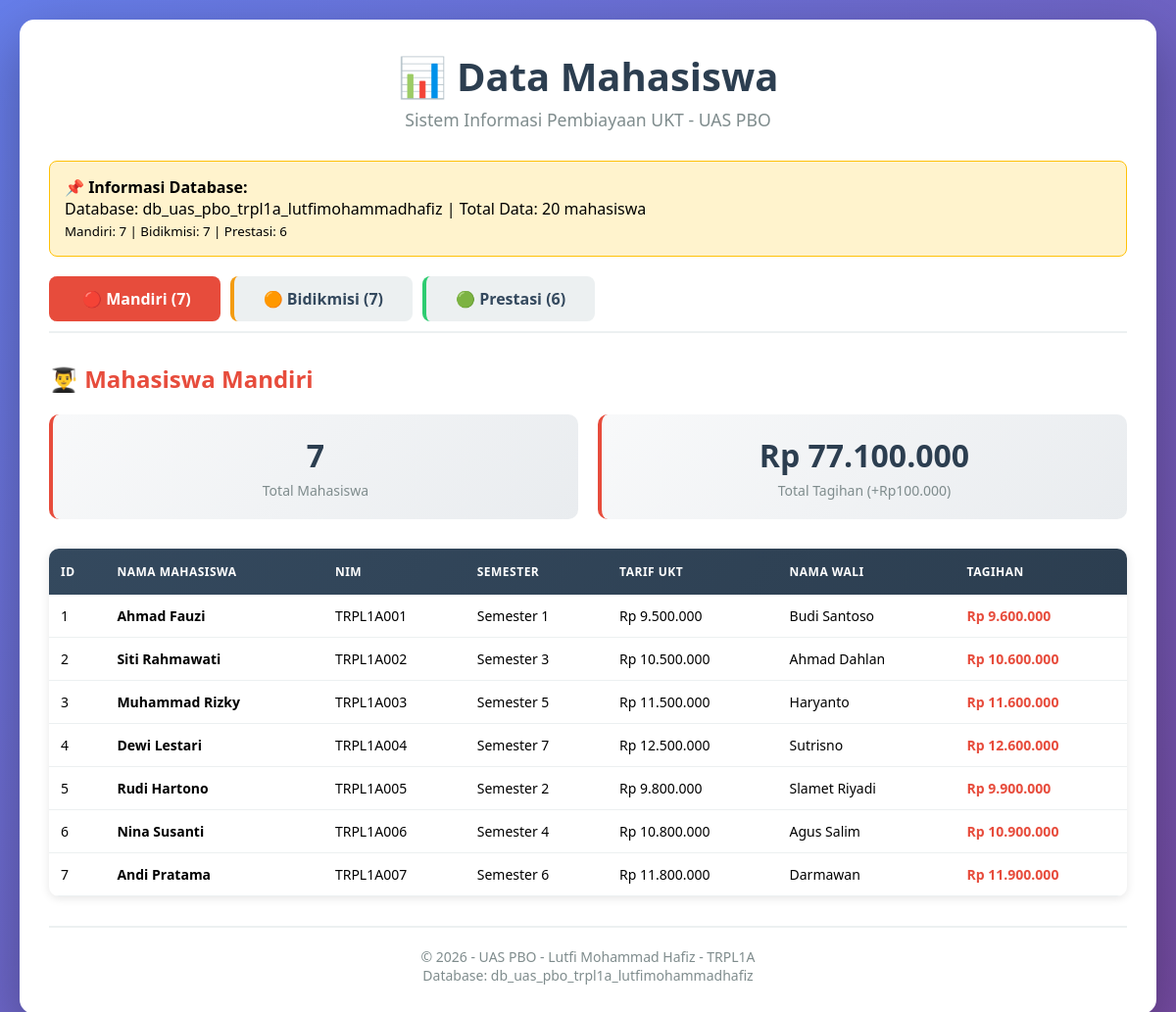
The page / on the database its author committed.
### tables this page shows
CREATE TABLE `tabel_mahasiswa` (
  `id_mahasiswa` int NOT NULL,
  `nama_mahasiswa` varchar(100) NOT NULL,
  `nim` varchar(20) NOT NULL,
  `semester` int NOT NULL,
  `tarif_ukt_nominal` decimal(15,2) NOT NULL,
  `jenis_pembiayaan` enum('mandiri','bidikmisi','prestasi') NOT NULL,
  `nama_wali` varchar(100) DEFAULT NULL,
  `nomor_kip_kuliah` varchar(30) DEFAULT NULL,
  `dana_saku_supsidi` decimal(15,2) DEFAULT NULL,
  `nama_instansi_beasiswa` varchar(100) DEFAULT NULL,
  `minimal_ipk_syarat` decimal(3,2) DEFAULT NULL
);

### config/database.php (called while the page is built, shortened)
<?php
$database = 'db_uas_pbo_trpl1a_lutfimohammadhafiz';
?>

### index.php (the view, shortened to what this page needs)
<?php
require_once 'config/database.php';
$tab = $_GET['tab'] ?? 'mandiri';
function getDataMahasiswa($koneksi, $jenis) {
    $query = "SELECT * FROM tabel_mahasiswa WHERE jenis_pembiayaan = '$jenis'";
    $result = mysqli_query($koneksi, $query);
    $data = [];
    while ($row = mysqli_fetch_assoc($result)) {
        $data[] = $row;
    }
    return $data;
}
$data_mandiri = getDataMahasiswa($koneksi, 'mandiri');
$data_bidikmisi = getDataMahasiswa($koneksi, 'bidikmisi');
$data_prestasi = getDataMahasiswa($koneksi, 'prestasi');
$total_mandiri = count($data_mandiri);
$total_bidikmisi = count($data_bidikmisi);
$total_prestasi = count($data_prestasi);
$total_keseluruhan = $total_mandiri + $total_bidikmisi + $total_prestasi;
?>
<!DOCTYPE html>
<html lang="id">
<head>
</head>
<body>
    <div class="container">
        <h1>📊 Data Mahasiswa</h1>
        <p class="subtitle">Sistem Informasi Pembiayaan UKT - UAS PBO</p>
        <div class="debug-info">
            <strong>📌 Informasi Database:</strong><br>
            Database: <?php echo $database; ?> |
            Total Data: <?php echo $total_keseluruhan; ?> mahasiswa<br>
            <small>Mandiri: <?php echo $total_mandiri; ?> |
            Bidikmisi: <?php echo $total_bidikmisi; ?> |
            Prestasi: <?php echo $total_prestasi; ?></small>
        </div>
        <div class="nav-tabs">
            <a href="?tab=mandiri" class="nav-tab mandiri <?php echo $tab == 'mandiri' ? 'active' : ''; ?>">
                🔴 Mandiri (<?php echo $total_mandiri; ?>)
            </a>
            <a href="?tab=bidikmisi" class="nav-tab bidikmisi <?php echo $tab == 'bidikmisi' ? 'active' : ''; ?>">
                🟠 Bidikmisi (<?php echo $total_bidikmisi; ?>)
            </a>
            <a href="?tab=prestasi" class="nav-tab prestasi <?php echo $tab == 'prestasi' ? 'active' : ''; ?>">
                🟢 Prestasi (<?php echo $total_prestasi; ?>)
            </a>
        </div>
        <div class="content <?php echo $tab == 'mandiri' ? 'active' : ''; ?>">
            <h2 style="color: #e74c3c; margin-bottom: 20px;">👨‍🎓 Mahasiswa Mandiri</h2>
            <div class="stats">
                <div class="stat-card mandiri">
                    <div class="number"><?php echo $total_mandiri; ?></div>
                    <div class="label">Total Mahasiswa</div>
                </div>
                <div class="stat-card mandiri">
                    <div class="number">
                        <?php
                        $total_ukt = 0;
                        foreach ($data_mandiri as $m) {
                            $total_ukt += $m['tarif_ukt_nominal'] + 100000;
                        }
                        echo 'Rp ' . number_format($total_ukt, 0, ',', '.');
                        ?>
                    </div>
                    <div class="label">Total Tagihan (+Rp100.000)</div>
                </div>
            </div>
            <div class="table-container">
                <table>
                    <thead>
                        <tr>
                            <th>ID</th>
                            <th>Nama Mahasiswa</th>
                            <th>NIM</th>
                            <th>Semester</th>
                            <th>Tarif UKT</th>
                            <th>Nama Wali</th>
                            <th>Tagihan</th>
                        </tr>
                    </thead>
                    <tbody>
                        <?php if (count($data_mandiri) > 0): ?>
                            <?php foreach ($data_mandiri as $m): ?>
                            <tr>
                                <td><?php echo $m['id_mahasiswa']; ?></td>
                                <td><strong><?php echo $m['nama_mahasiswa']; ?></strong></td>
                                <td><?php echo $m['nim']; ?></td>
                                <td>Semester <?php echo $m['semester']; ?></td>
                                <td>Rp <?php echo number_format($m['tarif_ukt_nominal'], 0, ',', '.'); ?></td>
                                <td><?php echo $m['nama_wali'] ?? '-'; ?></td>
                                <td><strong style="color: #e74c3c;">Rp <?php echo number_format($m['tarif_ukt_nominal'] + 100000, 0, ',', '.'); ?></strong></td>
                            </tr>
                            <?php endforeach; ?>
                        <?php endif; ?>
                    </tbody>
                </table>
            </div>
        </div>
        <div class="footer">
            <p>&copy; <?php echo date('Y'); ?> - UAS PBO - Lutfi Mohammad Hafiz - TRPL1A</p>
            <p>Database: <?php echo $database; ?></p>
        </div>
    </div>
</body>
</html>

### index.php (style rules this page uses)
* { margin: 0; padding: 0; box-sizing: border-box; }
body { font-family: 'Segoe UI', Tahoma, Geneva, Verdana, sans-serif; background: linear-gradient(135deg, #667eea 0%, #764ba2 100%); min-height: 100vh; padding: 20px; }
.container { max-width: 1400px; margin: 0 auto; background: white; border-radius: 15px; padding: 30px; box-shadow: 0 20px 60px rgba(0,0,0,0.3); }
h1 { color: #2c3e50; text-align: center; margin-bottom: 5px; font-size: 2.5em; }
.subtitle { text-align: center; color: #7f8c8d; margin-bottom: 30px; font-size: 1.1em; }
.nav-tabs { display: flex; gap: 10px; margin-bottom: 30px; border-bottom: 2px solid #ecf0f1; padding-bottom: 10px; flex-wrap: wrap; }
.nav-tab { padding: 12px 30px; background: #ecf0f1; border: none; border-radius: 8px; cursor: pointer; font-size: 16px; font-weight: 600; color: #34495e; transition: all 0.3s; text-decoration: none; display: inline-block; }
.nav-tab.active { color: white; }
.nav-tab.mandiri { border-left: 4px solid #e74c3c; }
.nav-tab.mandiri.active { background: #e74c3c; }
.nav-tab.bidikmisi { border-left: 4px solid #f39c12; }
.nav-tab.prestasi { border-left: 4px solid #2ecc71; }
.content { display: none; animation: fadeIn 0.5s; }
.content.active { display: block; }
.stats { display: grid; grid-template-columns: repeat(auto-fit, minmax(200px, 1fr)); gap: 20px; margin-bottom: 30px; }
.stat-card { background: linear-gradient(135deg, #f8f9fa, #e9ecef); padding: 20px; border-radius: 10px; text-align: center; border-left: 4px solid #3498db; }
.stat-card .number { font-size: 2em; font-weight: 700; color: #2c3e50; }
.stat-card .label { color: #7f8c8d; font-size: 14px; margin-top: 5px; }
.stat-card.mandiri { border-left-color: #e74c3c; }
.table-container { overflow-x: auto; border-radius: 10px; box-shadow: 0 2px 10px rgba(0,0,0,0.1); }
table { width: 100%; border-collapse: collapse; font-size: 14px; }
thead { background: linear-gradient(135deg, #34495e, #2c3e50); color: white; }
th { padding: 15px 12px; text-align: left; font-weight: 600; text-transform: uppercase; font-size: 12px; letter-spacing: 0.5px; }
td { padding: 12px; border-bottom: 1px solid #ecf0f1; }
.footer { text-align: center; margin-top: 30px; padding-top: 20px; border-top: 2px solid #ecf0f1; color: #7f8c8d; font-size: 14px; }
.debug-info { background: #fff3cd; border: 1px solid #ffc107; padding: 15px; border-radius: 8px; margin-bottom: 20px; }

### rows shown on the page
tabel_mahasiswa: id_mahasiswa "1", nama_mahasiswa "Ahmad Fauzi", nim "TRPL1A001", semester "1", tarif_ukt_nominal "9.500.000", nama_wali "Budi Santoso", $m['tarif_ukt_nominal'] + 100000 "9.600.000"
tabel_mahasiswa: id_mahasiswa "2", nama_mahasiswa "Siti Rahmawati", nim "TRPL1A002", semester "3", tarif_ukt_nominal "10.500.000", nama_wali "Ahmad Dahlan", $m['tarif_ukt_nominal'] + 100000 "10.600.000"
tabel_mahasiswa: id_mahasiswa "3", nama_mahasiswa "Muhammad Rizky", nim "TRPL1A003", semester "5", tarif_ukt_nominal "11.500.000", nama_wali "Haryanto", $m['tarif_ukt_nominal'] + 100000 "11.600.000"
tabel_mahasiswa: id_mahasiswa "4", nama_mahasiswa "Dewi Lestari", nim "TRPL1A004", semester "7", tarif_ukt_nominal "12.500.000", nama_wali "Sutrisno", $m['tarif_ukt_nominal'] + 100000 "12.600.000"
tabel_mahasiswa: id_mahasiswa "5", nama_mahasiswa "Rudi Hartono", nim "TRPL1A005", semester "2", tarif_ukt_nominal "9.800.000", nama_wali "Slamet Riyadi", $m['tarif_ukt_nominal'] + 100000 "9.900.000"
tabel_mahasiswa: id_mahasiswa "6", nama_mahasiswa "Nina Susanti", nim "TRPL1A006", semester "4", tarif_ukt_nominal "10.800.000", nama_wali "Agus Salim", $m['tarif_ukt_nominal'] + 100000 "10.900.000"
tabel_mahasiswa: id_mahasiswa "7", nama_mahasiswa "Andi Pratama", nim "TRPL1A007", semester "6", tarif_ukt_nominal "11.800.000", nama_wali "Darmawan", $m['tarif_ukt_nominal'] + 100000 "11.900.000"

### other values the page prints
$database "db_uas_pbo_trpl1a_lutfimohammadhafiz"
$total_keseluruhan "20"
$total_mandiri "7"
$total_bidikmisi "7"
$total_prestasi "6"
$total_ukt "77.100.000"
